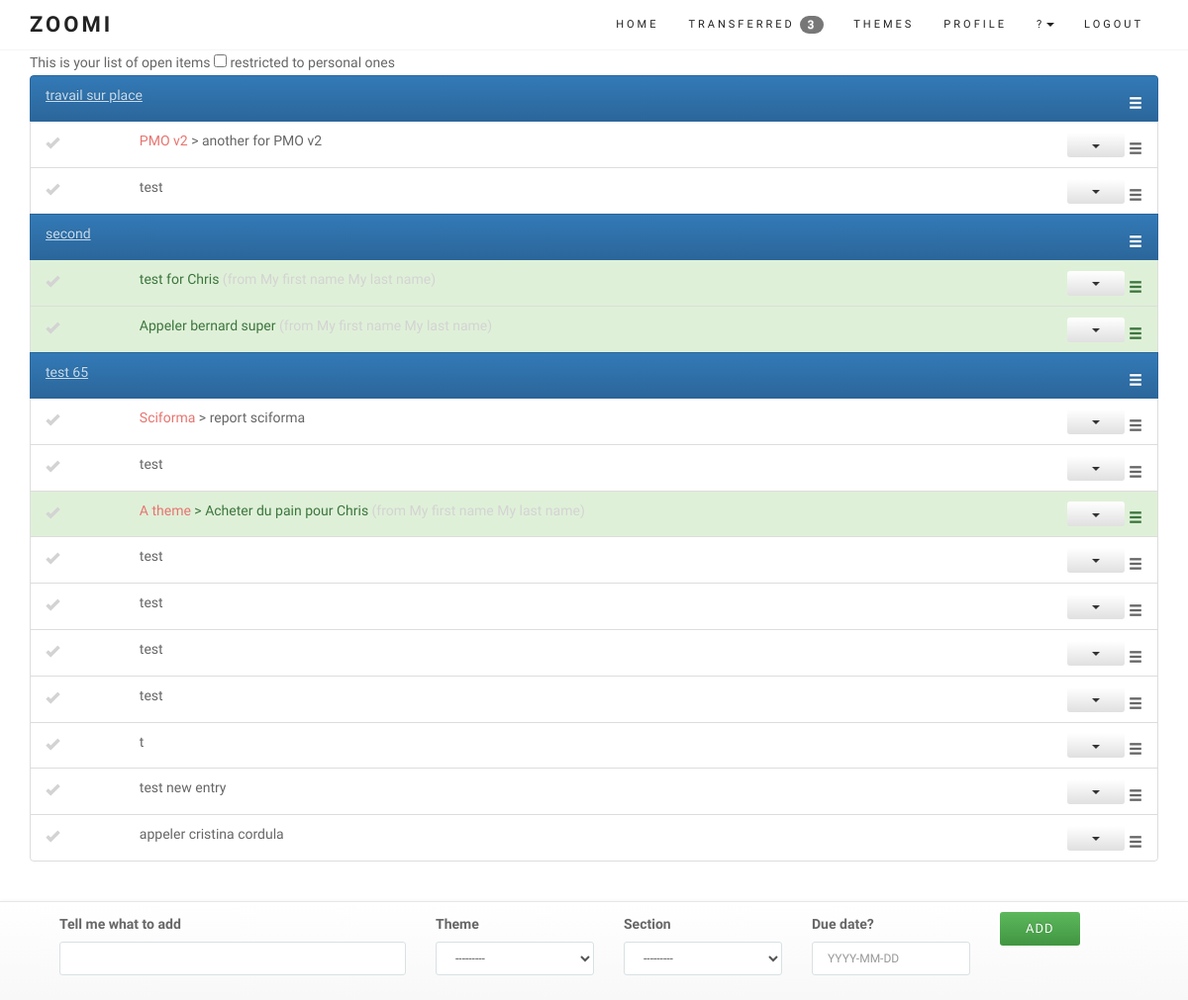
Page / (signed in) on the earlier database version.
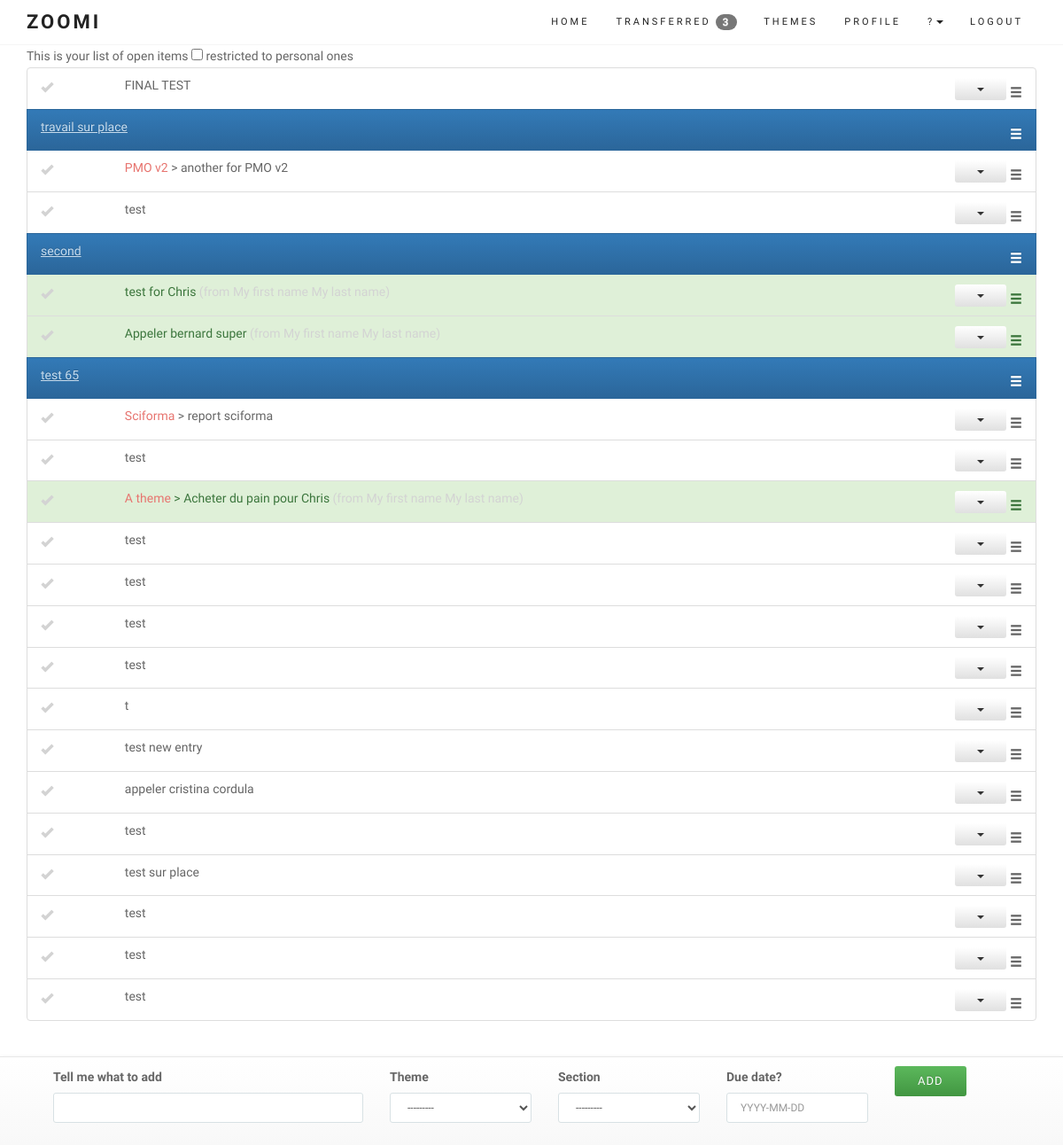
Same page on the later database version.
### core/models.py (models this page shows, shortened)
class Entry(models.Model):
	user = models.ForeignKey(User)
	name = models.CharField(max_length=100)
	data = models.CharField(max_length=200, blank=True)
	order = models.IntegerField(default=99999)
	duedate = models.DateField(null=True, blank=True)
	done = models.BooleanField(default=False) # 0 = to do / 1 = completed
	impediment = models.BooleanField(default=False) # 0 = No / 1 = Yes
	transfered = models.BooleanField(default=False) # 0 = No / 1 = Yes = no longer in your List
	personal = models.BooleanField(default=False) # 0 = No / 1 = Yes
	assignees = models.ManyToManyField(User, related_name='assignees',blank=True)
	section = models.BooleanField(default=False) # 0 = No / 1 = Yes
	created_at = models.DateTimeField(auto_now_add=True)
	completed_on = models.DateTimeField(null=True, blank=True)
	theme = models.ForeignKey(Theme, null=True, blank=True)
	class Meta:
		ordering = ['order']
		verbose_name_plural = "entries"
	def __str__(self):
		return str(self.name)
	def update_entry_url(self):
		return reverse (viewname="detail", args=[self.id])
	def update_modal_entry_url(self):
		return reverse (viewname="entrymodal", args=[self.id])
	def comment_entry_url(self):
		return reverse (viewname="commentlist", args=[self.id])
	def theme_entry_url(self):
		return reverse (viewname="themedetails", args=[self.theme.id])

class Theme(models.Model):
	user = models.ForeignKey(User)
	name = models.CharField(max_length=100, null=True, blank=True)
	created_at = models.DateTimeField(auto_now_add=True)
	def __str__(self):
		return str(self.name)

### core/views.py (the view, shortened to what this page needs)
# urls.py: url(r'^$', login_required(coreviews.EntryListAppendViewBS.as_view()), name='entrylistBS'), # Bootstrap test
class EntryListAppendViewBS(ListAppendView):
	model = coremodels.Entry
	template_name = 'entry/listBS.html'
	context_object_name = 'entry'
	hide_sortable = ""
	def get_queryset(self):
		return coremodels.Entry.objects.filter(Q(user=self.request.user, transfered=0) | Q(assignees=self.request.user), done=False).order_by('order')

### core/models.py
class EntryCreateForm(ModelForm):
	section_name = forms.ModelChoiceField(queryset=None,required=False)
	class Meta:
		model = Entry
		fields = ['name','theme','duedate'] # the form on the homepage
	def __init__(self, *args, **kwargs): # current_business, as parameter (cf Creeam)
		current_user = kwargs.pop('user')
		super(EntryCreateForm, self).__init__(*args, **kwargs)
		self.fields['name'].label = "Tell me what to add"
		self.fields['theme'].label = "Theme"
		self.fields['duedate'].label = "Have a due date?"
		self.fields['duedate'].widget.attrs['placeholder'] = "YYYY-MM-DD"
		self.fields['name'].widget.attrs['autofocus'] = "on"
		self.fields['section_name'].queryset = Entry.objects.filter(user=current_user, section=True)
		self.fields['section_name'].label = "Section"
		self.fields['theme'].queryset = Theme.objects.filter(user=current_user)

### core/models.py (called while the page is built)
	def get_entry_transfered(self):
		return self.user.entry_set.filter(transfered=True, done=False).count()

	def get_form_kwargs(self):
		kwargs = super(ListAppendView, self).get_form_kwargs()
		kwargs['user'] = self.request.user
		return kwargs

### templates/entry/listBS.html (shortened to what this page needs)
{% extends "base/theme.html" %}
{% load sitegate %}
{% load staticfiles %}
{% block page_sub_title %}
<form>
This is your list of open items
<input type='checkbox' class='showpersonal' /> restricted to personal ones
</form>
{% endblock %}
{% block content %}
<link rel="stylesheet" href="{% static "css/zoomi.css" %}">
<section id="services">
	<div class="container">
		<div class="row ">
			<div class="col-lg-12 text-center">
						<ul id="todo_list_BS">
						   	{% for objects in object_list %}
{% block detail %}
									{% include 'entry/detailsBS.html' %}
{% endblock %}
							{% endfor %}
						</ul>
			</div>
		</div>
	</div>
</section>
{% endblock %}
{% block footer %}
	<footer class="navbar navbar-default navbar-fixed-bottom footerform">
		<div class="container">
			{% include 'entry/create.html' %}
		</div>
	</footer>
{% endblock %}

### templates/entry/detailsBS.html (shortened to what this page needs)
											<li id="entry_{{ objects.id }}" class="list-group-item
										{% if objects.section == 1 %}active personal{% endif %}
										{% if objects.personal == 1 %}personal{% endif %}
										{% if objects.transfered == 1 %}list-group-item-success{% endif %}
										">
								  	<div class="row">
										<div class="{% if objects.section == 1 %}hidden-xs hidden-sm hidden-md{% else %}hidden-xs col-sm-1 col-md-1{% endif %}">
								   			<span class="{% if objects.section == 0 %}glyphicon glyphicon-ok entrycheckmark{% endif %} {% if objects.done == 1 %}completed{% else %}todo{% endif %}" onclick="EntryComplete({{ objects.id }})"> </span>
								   		</div>
								   		<div class="col-xs-7 col-sm-6 col-md-6 col-lg-6 text-left">
								   			<p class="list-group-item-text">
								   				{% if objects.theme %}
								   					<a href="{{ objects.theme_entry_url }}">{{ objects.theme }}</a> >
								   				{% endif %}
								   				{% if objects.section == 1 %}
								   					<a href="{{ objects.update_entry_url }}" style="color:#C7DDEF;text-decoration: underline;">{{ objects|truncatewords:10 }}</a>
								   				{% else %}
									   				{{ objects|truncatewords:10 }}
									   				{% if objects.transfered == 1 %}<span class="sender">(from {{ objects.user.get_full_name }})</span>{% endif %}
								   				{% endif %}
									   		</p>
								   		</div>
								   		{% if objects.section == 1 %}
											<div class="col-xs-3 col-sm-1 col-md-1 col-lg-1"></div>
										{% endif %}
								   		<div class="hidden-xs col-sm-3 col-md-3 col-lg-3 text-right">
									    </div>
								   		<div class="hidden-xs col-sm-2 col-md-2 col-lg-2 text-right">
								   			{% if objects.section == 0 %}
												<div class="btn-group">
												  <button type="button" class="btn btn-xs btn-default dropdown-toggle" data-toggle="dropdown" aria-haspopup="true" aria-expanded="false">
												    <span class="caret"></span>
												  </button>
												</div>
											{% endif %}
								   				<span class="glyphicon glyphicon-menu-hamburger selector {{ view.hide_sortable }}">
									    </div>
									</div>
								</li>

Differences in the rows shown:
added Entry: section False (drawn), name "FINAL TEST"
added Entry: section False (drawn), name "test"
added Entry: section False (drawn), name "test sur place"
added Entry: section False (drawn), name "test"
added Entry: section False (drawn), name "test"
added Entry: section False (drawn), name "test"
